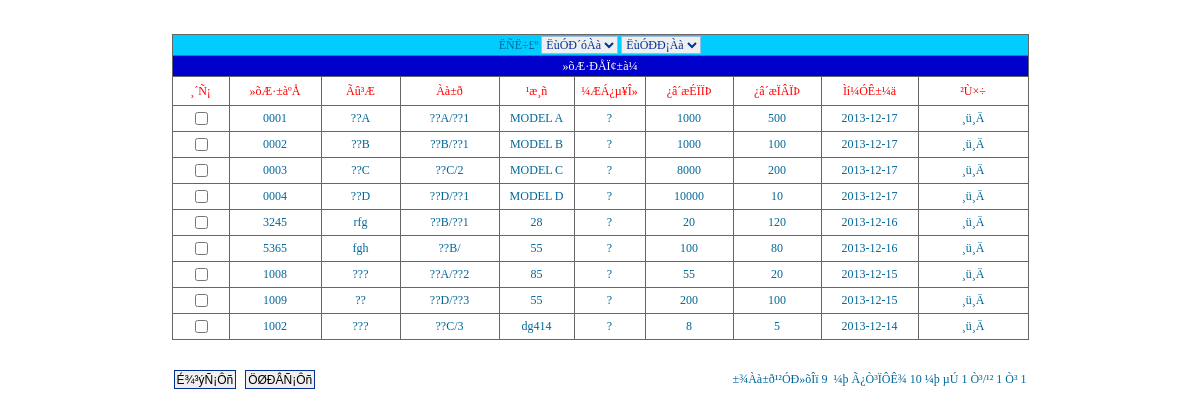
The app's page /product/showproduct.php?mtype=1&stype=1 (signed in), older data.
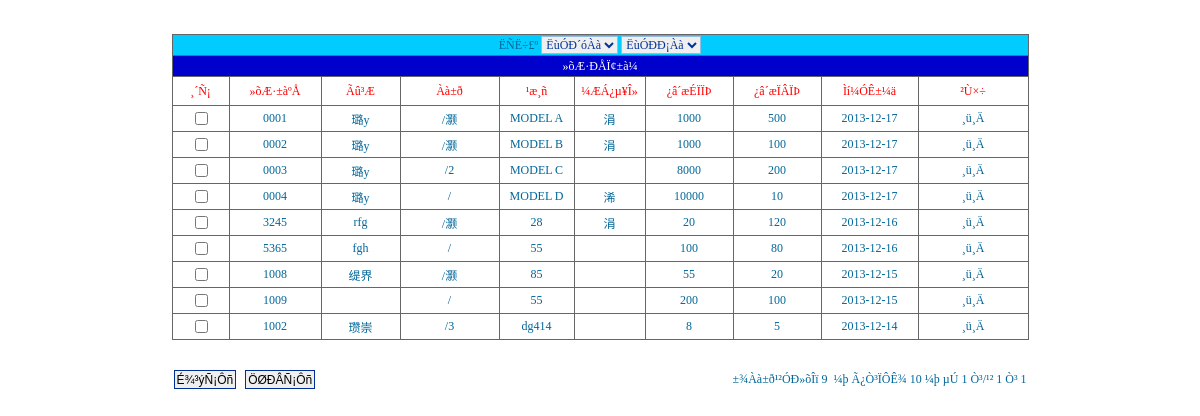
The same page, newer data.
### tables this page shows
CREATE TABLE `tb_product` (
  `id` int(4) NOT NULL auto_increment,
  `maintype` varchar(20) NOT NULL,
  `subtype` varchar(20) NOT NULL,
  `name` varchar(20) NOT NULL,
  `encode` varchar(20) NOT NULL,
  `barcode` varchar(20) NOT NULL,
  `size` varchar(20) NOT NULL,
  `unit` varchar(10) NOT NULL,
  `upperlimit` int(4) NOT NULL,
  `lowerlimit` int(4) NOT NULL,
  `inprice` int(4) NOT NULL,
  `outprice` int(4) NOT NULL,
  `tupian` varchar(100) NOT NULL,
  `jianjie` mediumtext NOT NULL,
  `addtime` varchar(20) NOT NULL,
  PRIMARY KEY  (`id`,`encode`,`barcode`)
);

### product/showproduct.php (the view, shortened to what the changed rows need)
<?php
include("../const.php");
?>
<html>
<head>
<link rel="stylesheet" type="text/css" href="css/font.css">
</head>
<?php
  include("../conn/conn.php");
  $mtype=$_GET[mtype];
?>
<body topmargin="0" leftmargin="0" bottommargin="0">
<?php
	  if($mtype==1)
	  {
	     $sql=mysql_query("select count(*) as total from tb_product ",$conn);
	  }
	   $info=mysql_fetch_array($sql);
	   $total=$info[total];
	   if($total==0){
	     echo "±¾Õ¾ÔÝÎÞ»õÆ·!";
	   }
	   else
	    {
?>
<form name="form1" method="post" action="delproduct.php">
  <table width="750" border="0" align="center" cellpadding="0" cellspacing="0">
    <tr>
      <td height="75" bgcolor="#666666"><table width="857" height="98" border="0" cellpadding="0" cellspacing="1">
          <?php
	       $pagesize=10;
			if(($_GET[page])==""){
			    $page=1;
			}else{
			    $page=intval($_GET[page]);
			}
	 if($mtype==1)
	  {
	     $sql1=mysql_query("select * from tb_product  order by addtime desc limit ".($page-1)*$pagesize.",$pagesize",$conn);
	  }
		   while($info1=mysql_fetch_array($sql1))
		    {
	  ?>
          <tr align="center" class="STYLE3">
            <td height="25" bgcolor="#FFFFFF"><input type="checkbox" name="<?php echo $info1[id];?>" value=<?php echo $info1[id];?>></td>
            <td height="25" bgcolor="#FFFFFF" onClick="setID(this);"><?php echo $info1[encode];?></td>
            <td height="25" bgcolor="#FFFFFF"><?php echo $info1[name];?></td>
            <td height="25" bgcolor="#FFFFFF"><?php echo $info1[maintype];echo "/";echo $info1[subtype]; ?></td>
            <td height="25" bgcolor="#FFFFFF"><?php echo $info1[size];?></td>
            <td height="25" bgcolor="#FFFFFF"><?php echo $info1[unit];?></td>
            <td height="25" bgcolor="#FFFFFF"><?php echo $info1[upperlimit];?></td>
            <td height="25" bgcolor="#FFFFFF"><?php echo $info1[lowerlimit];?></td>
            <td height="25" bgcolor="#FFFFFF"><?php echo $info1[addtime];?></td>
            <td height="25" bgcolor="#FFFFFF"><a href="editproduct.php?id=<?php echo $info1[id];?>">¸ü¸Ä</a></td>
          </tr>
          <?php
	    }
      ?>
        </table></td>
    </tr>
  </table>
</form>
<?php
	}
  ?>
</body>
</html>

Row changes from the older to the newer data that the page shows:
changed tb_product "MODEL A": name "??A" → "璐у"; subtype "??1" → "灏"; unit "?" → "涓"; maintype "??A" → (not shown)
changed tb_product "MODEL B": name "??B" → "璐у"; subtype "??1" → "灏"; unit "?" → "涓"; maintype "??B" → (not shown)
changed tb_product "MODEL C": name "??C" → "璐у"; maintype "??C" → (not shown); unit "?" → (not shown)
changed tb_product "MODEL D": name "??D" → "璐у"; unit "?" → "浠"; maintype "??D" → (not shown); subtype "??1" → (not shown)
changed tb_product "rfg": subtype "??1" → "灏"; unit "?" → "涓"; maintype "??B" → (not shown)
changed tb_product "fgh": maintype "??B" → (not shown); unit "?" → (not shown)
changed tb_product (number 7 of 9 on the later page): name "???" → "缇界"; subtype "??2" → "灏"; maintype "??A" → (not shown); unit "?" → (not shown)
changed tb_product (number 8 of 9 on the later page): name "??" → (not shown); maintype "??D" → (not shown); subtype "??3" → (not shown); unit "?" → (not shown)
changed tb_product "dg414": name "???" → "瓒崇"; maintype "??C" → (not shown); unit "?" → (not shown)
